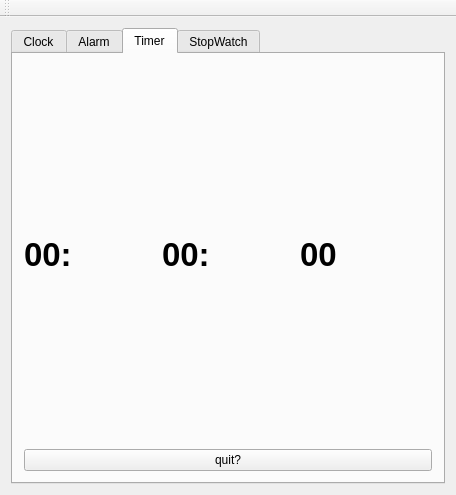
<?xml version="1.0" encoding="UTF-8"?>
<ui version="4.0">
 <class>MainWindow</class>
 <widget class="QMainWindow" name="MainWindow">
  <property name="geometry">
   <rect>
    <x>0</x>
    <y>0</y>
    <width>456</width>
    <height>495</height>
   </rect>
  </property>
  <property name="windowTitle">
   <string>MainWindow</string>
  </property>
  <widget class="QWidget" name="centralWidget">
   <layout class="QHBoxLayout" name="horizontalLayout">
    <item>
     <widget class="QTabWidget" name="tabWidget">
      <property name="enabled">
       <bool>true</bool>
      </property>
      <property name="currentIndex">
       <number>2</number>
      </property>
      <property name="movable">
       <bool>true</bool>
      </property>
      <widget class="QWidget" name="clockTab">
       <attribute name="title">
        <string>Clock</string>
       </attribute>
       <layout class="QVBoxLayout" name="verticalLayout">
        <item>
         <widget class="QLabel" name="digitalClock">
          <property name="font">
           <font>
            <pointsize>28</pointsize>
           </font>
          </property>
          <property name="text">
           <string>TextLabel</string>
          </property>
          <property name="alignment">
           <set>Qt::AlignCenter</set>
          </property>
         </widget>
        </item>
        <item>
         <widget class="QPushButton" name="changeTimeFormatBtn">
          <property name="text">
           <string>Toggle Format</string>
          </property>
         </widget>
        </item>
       </layout>
      </widget>
      <widget class="QWidget" name="alarmTab">
       <property name="enabled">
        <bool>true</bool>
       </property>
       <attribute name="title">
        <string>Alarm</string>
       </attribute>
       <layout class="QVBoxLayout" name="verticalLayout_2"/>
      </widget>
      <widget class="QWidget" name="timerTab">
       <property name="enabled">
        <bool>true</bool>
       </property>
       <attribute name="title">
        <string>Timer</string>
       </attribute>
       <layout class="QVBoxLayout" name="verticalLayout_3">
        <item>
         <layout class="QHBoxLayout" name="horizontalLayout_2">
          <item>
           <widget class="QLabel" name="hourCount">
            <property name="font">
             <font>
              <pointsize>25</pointsize>
              <weight>75</weight>
              <italic>false</italic>
              <bold>true</bold>
              <kerning>true</kerning>
             </font>
            </property>
            <property name="text">
             <string>00:</string>
            </property>
           </widget>
          </item>
          <item>
           <widget class="QLabel" name="minuteCount">
            <property name="font">
             <font>
              <pointsize>25</pointsize>
              <weight>75</weight>
              <italic>false</italic>
              <bold>true</bold>
              <kerning>true</kerning>
             </font>
            </property>
            <property name="text">
             <string>00:</string>
            </property>
           </widget>
          </item>
          <item>
           <widget class="QLabel" name="secondCount">
            <property name="font">
             <font>
              <pointsize>25</pointsize>
              <weight>75</weight>
              <italic>false</italic>
              <bold>true</bold>
              <kerning>true</kerning>
             </font>
            </property>
            <property name="text">
             <string>00</string>
            </property>
           </widget>
          </item>
         </layout>
        </item>
        <item>
         <widget class="QPushButton" name="trayEnabled">
          <property name="text">
           <string>quit?</string>
          </property>
         </widget>
        </item>
       </layout>
      </widget>
      <widget class="QWidget" name="stopTab">
       <property name="enabled">
        <bool>true</bool>
       </property>
       <attribute name="title">
        <string>StopWatch</string>
       </attribute>
       <layout class="QVBoxLayout" name="verticalLayout_4"/>
      </widget>
     </widget>
    </item>
   </layout>
  </widget>
  <widget class="QMenuBar" name="menuBar">
   <property name="geometry">
    <rect>
     <x>0</x>
     <y>0</y>
     <width>456</width>
     <height>26</height>
    </rect>
   </property>
  </widget>
  <widget class="QToolBar" name="mainToolBar">
   <attribute name="toolBarArea">
    <enum>TopToolBarArea</enum>
   </attribute>
   <attribute name="toolBarBreak">
    <bool>false</bool>
   </attribute>
  </widget>
 </widget>
 <layoutdefault spacing="6" margin="11"/>
 <resources/>
 <connections/>
</ui>
